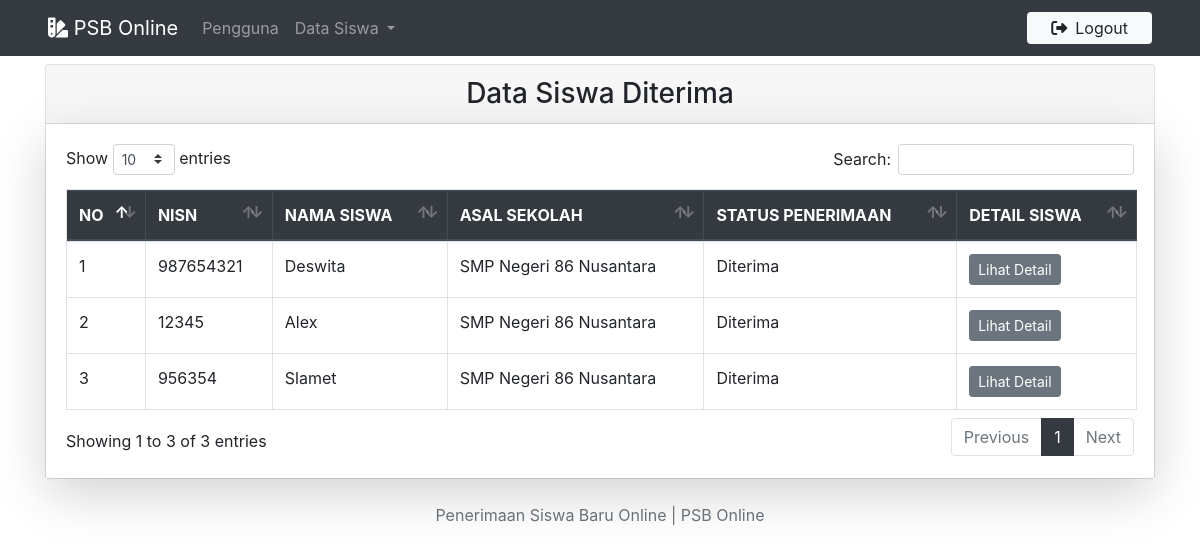
The app's page /siswa_diterima.php (signed in), older data.
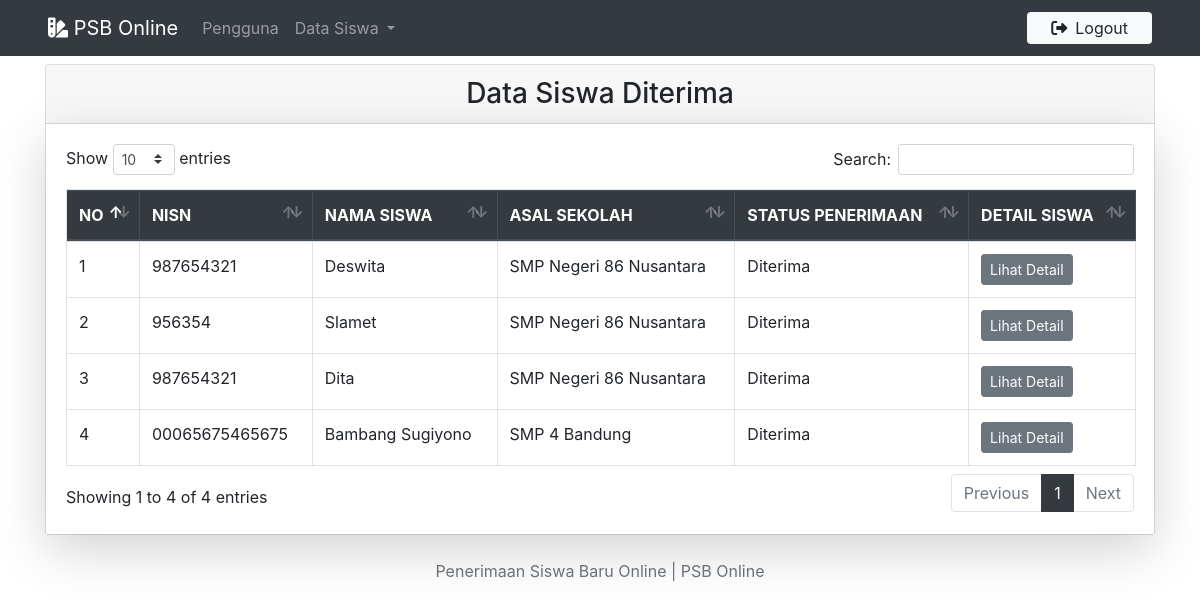
The same page, newer data.
### tables this page shows
CREATE TABLE `pendaftaran` (
  `id` varchar(5) NOT NULL,
  `nama` varchar(25) NOT NULL,
  `nisn` varchar(16) NOT NULL,
  `jenis_kelamin` varchar(10) NOT NULL,
  `tempat_lahir` varchar(60) NOT NULL,
  `tanggal_lahir` date NOT NULL,
  `asal_sekolah` varchar(100) NOT NULL,
  `alamat` varchar(250) NOT NULL,
  `status` varchar(20) NOT NULL
);

### siswa_diterima.php (the view, shortened to what this page needs)
<?php
include 'koneksi.php';
if(isset($_SESSION['sesi'])){
    include 'header.php';
?>
<div class="container">
    <div class="card my-2">
        <h3 class="card-header text-center">Data Siswa Diterima</h3>
        <div class="card-body container o-hidden border-0 shadow-lg">
            <table class="table table-bordered nowrap" id="dataTable">
                <thead class="thead-dark">
                    <tr>
                        <th>NO</th>
                        <th>NISN</th>
                        <th>NAMA SISWA</th>
                        <th>ASAL SEKOLAH</th>
                        <th>STATUS PENERIMAAN</th>
                        <th>DETAIL SISWA</th>
                    </tr>
                </thead>
                <tbody>
                <?php
                    $query = mysqli_query($db, "SELECT * FROM pendaftaran WHERE status='Diterima'");
                    $data = mysqli_fetch_array($query);
                    if(mysqli_num_rows($query) >0) {
                        $no = 1;
                        do{
                ?>
                    <tr>
                        <td><?=$no++;?></td>
                        <td><?=$data['nisn'];?></td>
                        <td><?=$data['nama'];?></td>
                        <td><?=$data['asal_sekolah'];?></td>
                        <td><?=$data['status'];?></td>
                        <td>
                            <a role="button" name="submit" href="detail.php?id=<?=$data['id'];?>" class="btn btn-sm btn-secondary">Lihat Detail</a>
                        </td>
                    </tr>
                <?php
                        }while($data = mysqli_fetch_assoc($query));
                    }else{
                        echo "<tr><td colspan='7'><center>Belum ada data!</center></td></tr>";
                    }
                ?>
                </tbody>
            </table>
        </div>
    </div>
</div>
<?php
include 'footer.php';
} else {
    echo "<script>
            alert('Silahkan Login Terlebih Dahulu!');
            window.location = 'login.php';
        </script>";
}
?>

### header.php (shortened to what this page needs)
<!DOCTYPE html>
<html lang="id">
<head>
    <link rel="stylesheet" href="styles/bootstrap/css/bootstrap.min.css">
    <link rel="stylesheet" href="styles/DataTables/datatables.min.css">
</head>
<body>
    <nav class="navbar navbar-expand-lg navbar-dark bg-dark px-5">
        <a class="navbar-brand" href="/"><i class="fas fa-swatchbook"></i> PSB Online</a>
        <div class="collapse navbar-collapse" id="navbarSupportedContent">
            <ul class="navbar-nav mr-auto">
                <?php
                if(empty($_SESSION['sesi'])){
                    echo "";
                } elseif($_SESSION['type'] == 'admin') {
                    echo '
                    <li class="nav-item">
                        <a class="nav-link" href="pengguna.php">Pengguna <span class="sr-only">(current)</span></a>
                    </li>
                    <li class="nav-item dropdown">
                        <a class="nav-link dropdown-toggle" href="#" id="navbarDropdown" role="button" data-toggle="dropdown" aria-haspopup="true" aria-expanded="false">
                        Data Siswa
                        </a>
                        <div class="dropdown-menu" aria-labelledby="navbarDropdown">
                            <a class="dropdown-item" href="/">Siswa Seleksi</a>
                            <a class="dropdown-item" href="siswa_diterima.php">Siswa Diterima</a>
                            <a class="dropdown-item" href="siswa_cadangan.php">Siswa Cadangan</a>
                            <a class="dropdown-item" href="siswa_ditolak.php">Siswa Tidak Diterima</a>
                        </div>
                    </li>';
                }
                ?>
            </ul>
            <form class="form-inline my-2 my-lg-0">
                <a class="dropdown-item btn btn-white bg-light text-center" href="logout.php"><i class="fas fa-sign-out-alt mr-2"></i>Logout</a>
            </form>
        </div>
    </nav>

### footer.php (shortened to what this page needs)
<div class="container-fluid mt-4">
    <p class="text-center text-secondary">
        Penerimaan Siswa Baru Online | PSB Online
    </p>
</div>
</body>
</html>

Row changes from the older to the newer data that the page shows:
removed pendaftaran: nisn "12345", nama "Alex", asal_sekolah "SMP Negeri 86 Nusantara", status "Diterima"
added pendaftaran: nisn "987654321", nama "Dita", asal_sekolah "SMP Negeri 86 Nusantara", status "Diterima"
added pendaftaran: nisn "00065675465675", nama "Bambang Sugiyono", asal_sekolah "SMP 4 Bandung", status "Diterima"
Text that changed along with them:
text written by a page script: "Show entries Search: Showing 1 to 3 of 3 entries Previous 1 Next" → "Show entries Search: Showing 1 to 4 of 4 entries Previous 1 Next"
